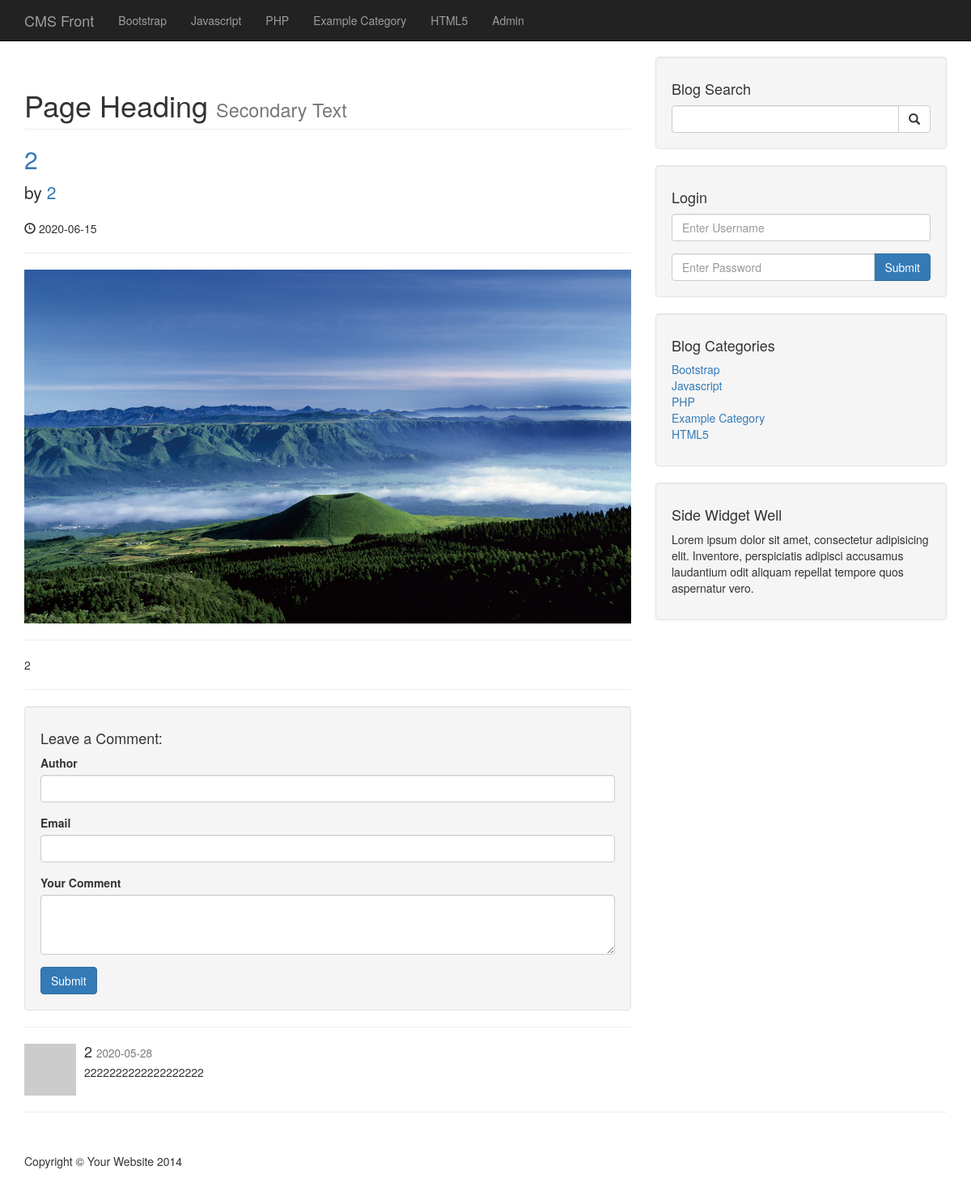
Before: /post.php?p_id=13 with the older database file.
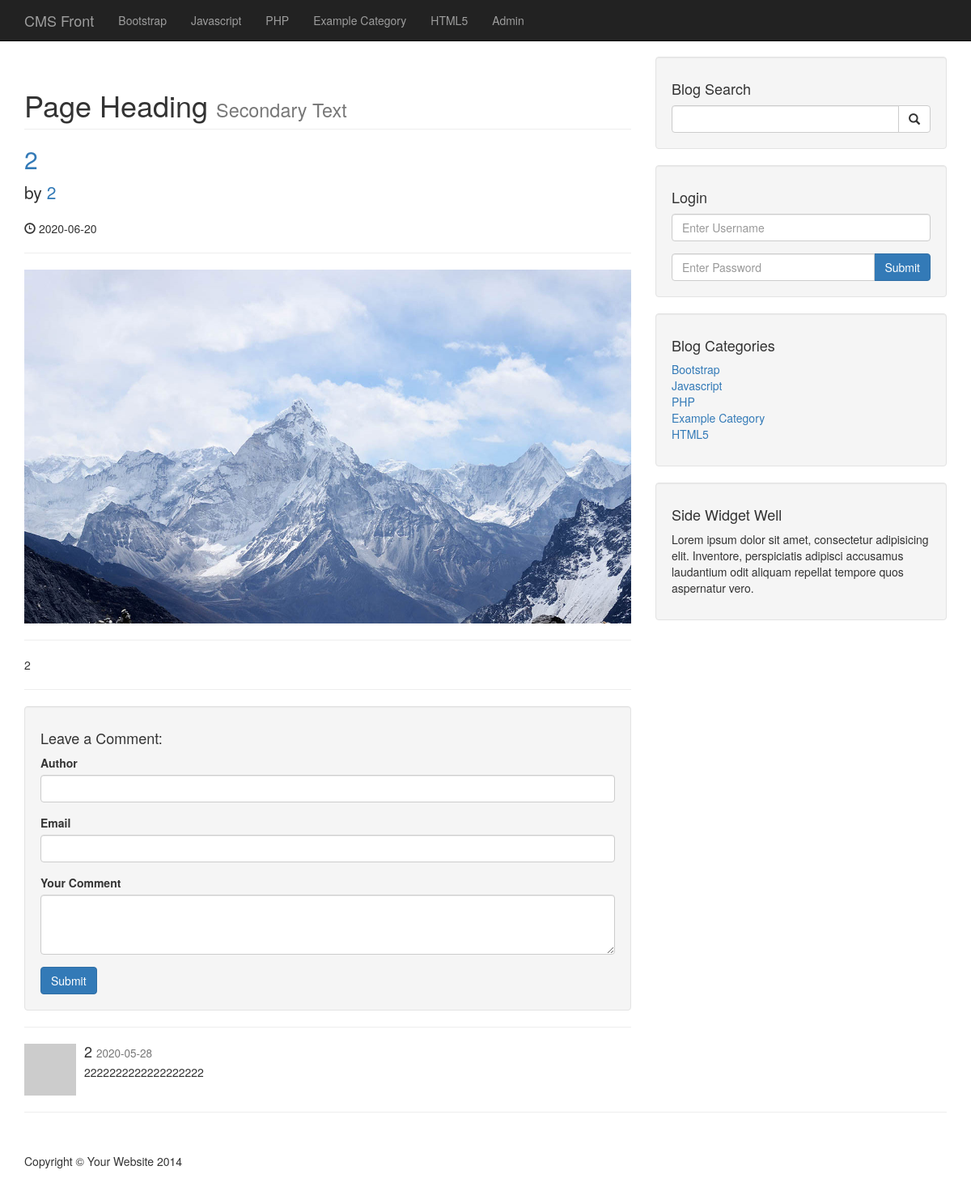
After: the same page with the newer database file.
### tables this page shows
CREATE TABLE `posts` (
  `post_id` int(3) NOT NULL,
  `post_category_id` int(3) NOT NULL,
  `post_title` varchar(255) NOT NULL,
  `post_author` varchar(255) NOT NULL,
  `post_date` date NOT NULL,
  `post_image` text NOT NULL,
  `post_content` text NOT NULL,
  `post_tags` varchar(255) NOT NULL,
  `post_comment_count` int(11) NOT NULL,
  `post_status` varchar(255) NOT NULL DEFAULT 'draft',
  `post_views_count` int(11) NOT NULL
);

### post.php (the view, shortened to what this page needs)
<?php include "includes/header.php" ?>
<?php include "includes/db.php" ?>
<?php include "includes/navigation.php"?>
<div class="container">
    <div class="row">
        <div class="col-md-8">
            <?php
            if (isset($_GET['p_id'])){
                $the_post_id = $_GET['p_id'];
            }
            $query = "SELECT * FROM posts WHERE post_id = $the_post_id ";
            $select_all_posts_query = mysqli_query($connection,$query);
            while ($row = mysqli_fetch_assoc($select_all_posts_query)){
                $post_title = $row['post_title'];
                $post_author = $row['post_author'];
                $post_date = $row['post_date'];
                $post_image = $row['post_image'];
                $post_content = $row['post_content'];
                ?>
                <h1 class="page-header">
                    Page Heading
                    <small>Secondary Text</small>
                </h1>
                <h2>
                    <a href="#"><?php echo $post_title ?></a>
                </h2>
                <p class="lead">
                    by <a href="index.php"><?php echo $post_author ?></a>
                </p>
                <p><span class="glyphicon glyphicon-time"></span> <?php echo $post_date ?></p>
                <hr>
                <img class="img-responsive" src="images/<?php echo $post_image ?>" alt="">
                <hr>
                <p><?php echo $post_content ?></p>
                <hr>
                <?php
            }
            ?>
            <div class="well">
                <h4>Leave a Comment:</h4>
                <form action="" method="post"  role="form">
                    <div class="form-group">
                        <label for="Author">Author</label>
                        <input type="text"  class="form-control" name="comment_author">
                    </div>
                    <div class="form-group">
                        <label for="Email">Email</label>
                        <input type="email"  class="form-control" name="comment_email">
                    </div>
                    <div class="form-group">
                        <label for="comment">Your Comment</label>
                        <textarea name="comment_content" class="form-control" rows="3"></textarea>
                    </div>
                    <button type="submit" name="create_comment" class="btn btn-primary">Submit</button>
                </form>
            </div>
            <hr>
            <?php
                 $query = "SELECT * FROM comments WHERE comment_post_id = {$the_post_id} ";
                 $query .= "AND comment_status = 'approved' ";
                 $query .= "ORDER BY comment_id DESC ";
                 $select_comment_query = mysqli_query($connection, $query);
                 while ($row = mysqli_fetch_array($select_comment_query)){
                     $comment_date = $row['comment_date'];
                     $comment_content = $row['comment_content'];
                     $comment_author = $row['comment_author'];
                        ?>
                    <div class="media">
                        <a class="pull-left" href="#">
                            <img class="media-object" src="http://placehold.it/64x64" alt="">
                        </a>
                        <div class="media-body">
                            <h4 class="media-heading"><?php echo $comment_author; ?>
                                <small><?php echo $comment_date; ?></small>
                            </h4>
                            <?php echo $comment_content; ?>
                        </div>
                    </div>
            <?php } ?>
        </div>
        <?php include "includes/sidebar.php"?>
    </div>
    <hr>
    <?php include "includes/footer.php"?>

Changed rows visible on the page:
changed posts: post_date "2020-06-15" → "2020-06-20"; post_image: a different picture
